Frame 1 (no input): blank canvas, image omitted
Frame 60 (the mouse pressed at the canvas centre just before this capture): blank canvas, image omitted
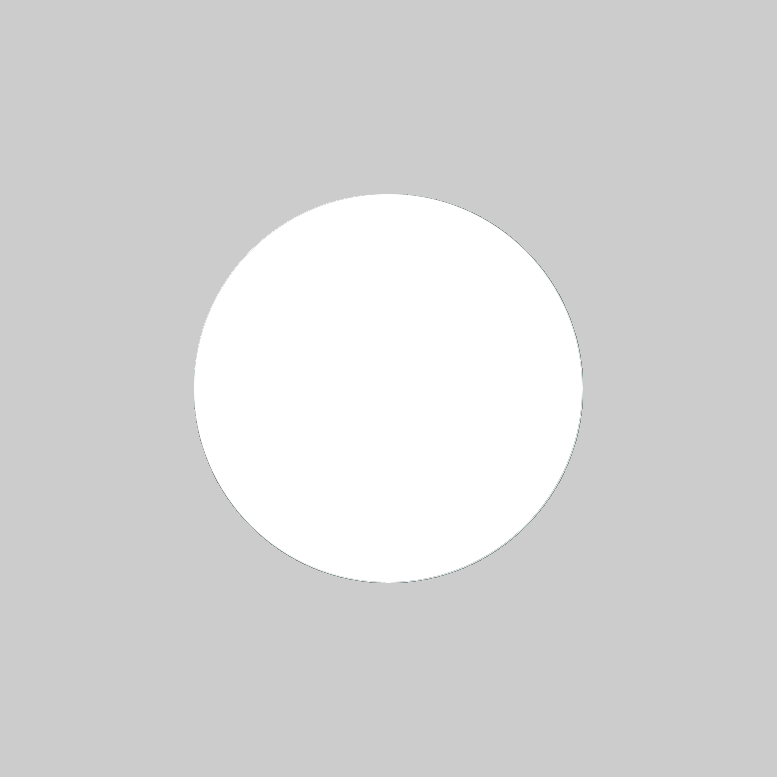
Frame 120 (the mouse held since frame 60 and released just before this capture)

The Processing sketch whose frames 1 and 60 were blank and that drew this single picture after the mouse press (run headless with seeded random() and noise(); from frame 60 on, the mouse is pressed at the canvas centre):

// Processing sketch: seny_progama_oefen_prensentaties
// ── seny_progama_oefen_prensentaties.pde
void setup()
{
  size(777, 777);
}

void draw()
{
  stroke(777, 10, 10);
  ellipse(mouseY, mouseX, mouseY, mouseX);
  stroke(10, 777, 777);
  ellipse(mouseX, mouseY, mouseX, mouseY);
  stroke(0, 0, 0);
  ellipse(mouseY, mouseY, mouseY, mouseY);
  stroke(777, 777, 777);
  ellipse(mouseX, mouseX, mouseX, mouseX);
}
